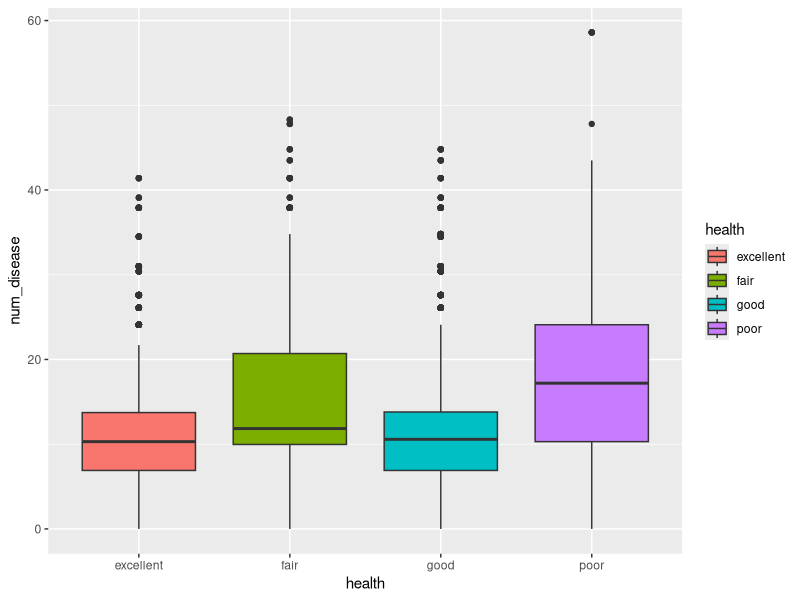

Write R code to recreate this figure. (Note: this script raises an error after producing the figure.)
## ---- chunk 1
knitr::opts_chunk$set(warning = FALSE, message = FALSE) 
## ---- chunk 2
# Read in data
DoctorContacts <- read.csv("UpdatedDoctorContacts.csv")
head(DoctorContacts)
## ---- chunk 3
# Load packages
library(tidyverse)
library(ggplot2)
## ---- chunk 4
names(DoctorContacts)
## ---- chunk 5
DoctorContacts$health <- as.factor(DoctorContacts$health)
head(DoctorContacts)
## ---- chunk 6
ggplot(DoctorContacts, aes(x=health, y=num_disease, fill=health)) + geom_boxplot() 
## ---- chunk 7
deductibleAffected_model <- lm(deductible ~ schooling + income + family, data = DoctorContacts)
coef(deductibleAffected_model)
## ---- chunk 8
summary(deductibleAffected_model)
## ---- chunk 9
0.05/3
## ---- chunk 10
anova(deductibleAffected_model)
## ---- chunk 11
exp_pred <- mutate(DoctorContacts, predictions=fitted(deductibleAffected_model), residual=residuals(deductibleAffected_model))
head(exp_pred)
## ---- chunk 12
exp_pred <- log_pred[-c(1:11, 13:18)]
tail(exp_pred)
## ---- chunk 13
ggplot(exp_pred, aes(x=predictions, y=residual))+geom_point()+
  geom_hline(yintercept=0, color='red')
## ---- chunk 14
ggplot(exp_pred, aes(sample=residual))+stat_qq() +stat_qq_line()
## ---- chunk 15
library(MASS)
aic<-stepAIC(deductibleAffected_model, direction='both')
## ---- chunk 16
library(car)
vif(aic)
## ---- chunk 17
avPlots(deductibleAffected_model)
## ---- chunk 18
long<-gather(DoctorContacts, key='predictor', value='value', visits,
log_coinsurance, idp, physlim, health, num_disease, log_income, log_fam_size, schooling,  
age, sex, child, black, insurance, payment, income, family, log_max_deductible, deductible)
ggplot(long, aes(x=value, y=log_api, color=predictor))+geom_point()+
  facet_wrap(~predictor, scales='free_x')
